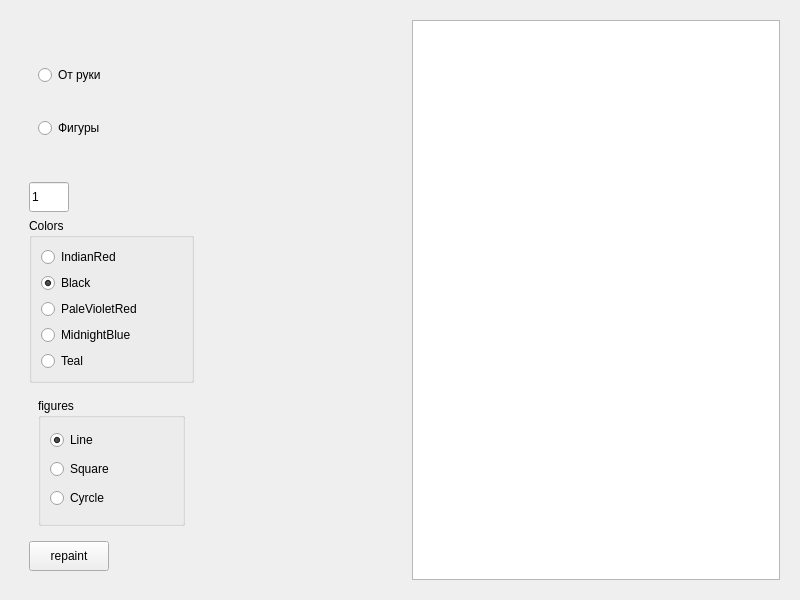
<?xml version="1.0" encoding="UTF-8"?>
<ui version="4.0">
 <class>Widget</class>
 <widget class="QWidget" name="Widget">
  <property name="geometry">
   <rect>
    <x>0</x>
    <y>0</y>
    <width>800</width>
    <height>600</height>
   </rect>
  </property>
  <property name="windowTitle">
   <string>Widget</string>
  </property>
  <layout class="QHBoxLayout" name="horizontalLayout_2">
   <item>
    <widget class="QWidget" name="widget_5" native="true">
     <layout class="QHBoxLayout" name="horizontalLayout">
      <item>
       <widget class="QWidget" name="widget_3" native="true">
        <layout class="QVBoxLayout" name="verticalLayout_5">
         <item>
          <widget class="QWidget" name="widget" native="true">
           <layout class="QVBoxLayout" name="verticalLayout">
            <item>
             <widget class="QRadioButton" name="buHandButton">
              <property name="text">
               <string>От руки</string>
              </property>
             </widget>
            </item>
            <item>
             <widget class="QRadioButton" name="figuresButton">
              <property name="text">
               <string>Фигуры</string>
              </property>
             </widget>
            </item>
           </layout>
          </widget>
         </item>
         <item>
          <widget class="QLineEdit" name="lineEdit">
           <property name="minimumSize">
            <size>
             <width>40</width>
             <height>30</height>
            </size>
           </property>
           <property name="maximumSize">
            <size>
             <width>40</width>
             <height>30</height>
            </size>
           </property>
           <property name="text">
            <string>1</string>
           </property>
          </widget>
         </item>
         <item>
          <widget class="QGroupBox" name="groupBox">
           <property name="title">
            <string>Colors</string>
           </property>
           <layout class="QVBoxLayout" name="verticalLayout_2">
            <item>
             <widget class="QRadioButton" name="redButton">
              <property name="text">
               <string>IndianRed</string>
              </property>
             </widget>
            </item>
            <item>
             <widget class="QRadioButton" name="blackButton">
              <property name="text">
               <string>Black</string>
              </property>
              <property name="checked">
               <bool>true</bool>
              </property>
             </widget>
            </item>
            <item>
             <widget class="QRadioButton" name="violetButton">
              <property name="text">
               <string>PaleVioletRed</string>
              </property>
             </widget>
            </item>
            <item>
             <widget class="QRadioButton" name="midnightBlueButton">
              <property name="text">
               <string>MidnightBlue</string>
              </property>
             </widget>
            </item>
            <item>
             <widget class="QRadioButton" name="blueButton">
              <property name="text">
               <string>Teal</string>
              </property>
             </widget>
            </item>
           </layout>
          </widget>
         </item>
         <item>
          <widget class="QWidget" name="widget_2" native="true">
           <layout class="QVBoxLayout" name="verticalLayout_4">
            <item>
             <widget class="QGroupBox" name="groupBox_2">
              <property name="title">
               <string>figures</string>
              </property>
              <layout class="QVBoxLayout" name="verticalLayout_3">
               <item>
                <widget class="QRadioButton" name="radioButton">
                 <property name="text">
                  <string>Line</string>
                 </property>
                 <property name="checked">
                  <bool>true</bool>
                 </property>
                </widget>
               </item>
               <item>
                <widget class="QRadioButton" name="radioButton_2">
                 <property name="text">
                  <string>Square</string>
                 </property>
                </widget>
               </item>
               <item>
                <widget class="QRadioButton" name="radioButton_3">
                 <property name="text">
                  <string>Cyrcle</string>
                 </property>
                </widget>
               </item>
              </layout>
             </widget>
            </item>
           </layout>
          </widget>
         </item>
         <item>
          <widget class="QPushButton" name="reButton">
           <property name="minimumSize">
            <size>
             <width>80</width>
             <height>30</height>
            </size>
           </property>
           <property name="maximumSize">
            <size>
             <width>80</width>
             <height>30</height>
            </size>
           </property>
           <property name="text">
            <string>repaint</string>
           </property>
          </widget>
         </item>
        </layout>
       </widget>
      </item>
      <item>
       <spacer name="horizontalSpacer">
        <property name="orientation">
         <enum>Qt::Horizontal</enum>
        </property>
        <property name="sizeHint" stdset="0">
         <size>
          <width>185</width>
          <height>20</height>
         </size>
        </property>
       </spacer>
      </item>
     </layout>
    </widget>
   </item>
   <item>
    <widget class="QWidget" name="widget_4" native="true">
     <layout class="QVBoxLayout" name="verticalLayout_6">
      <item>
       <widget class="QGraphicsView" name="graphicsView"/>
      </item>
     </layout>
    </widget>
   </item>
  </layout>
 </widget>
 <resources/>
 <connections/>
</ui>
